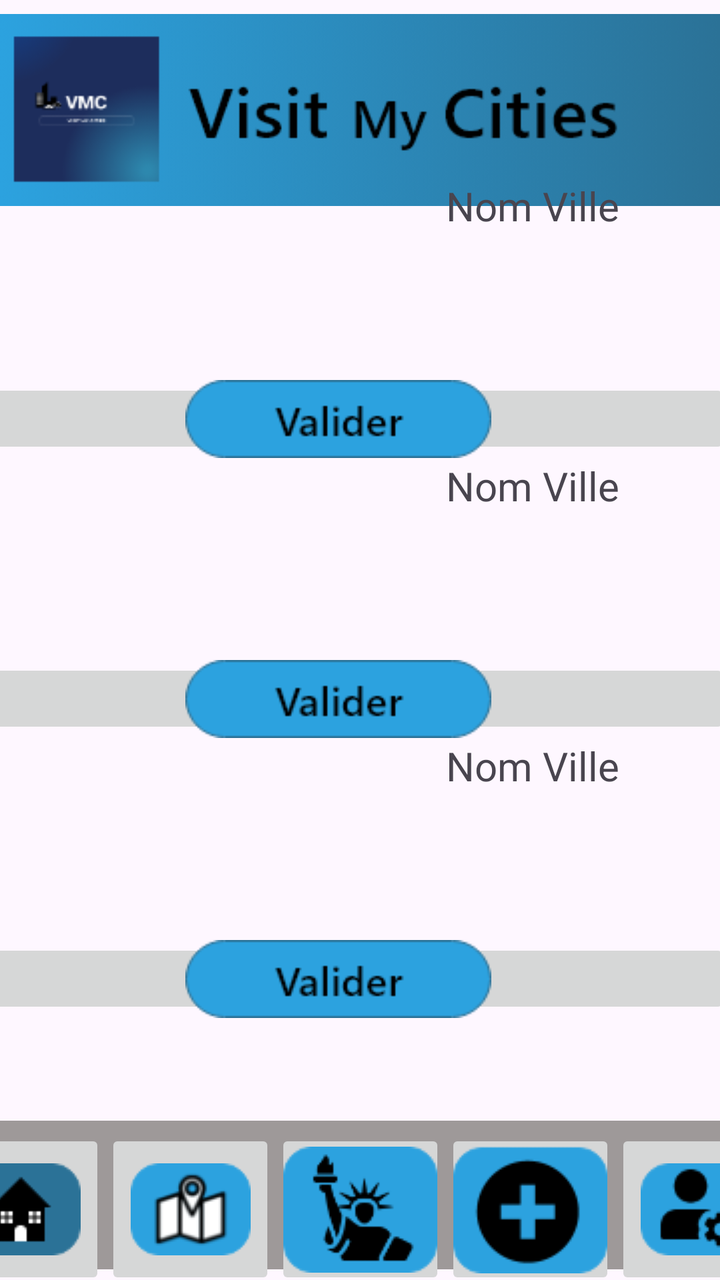
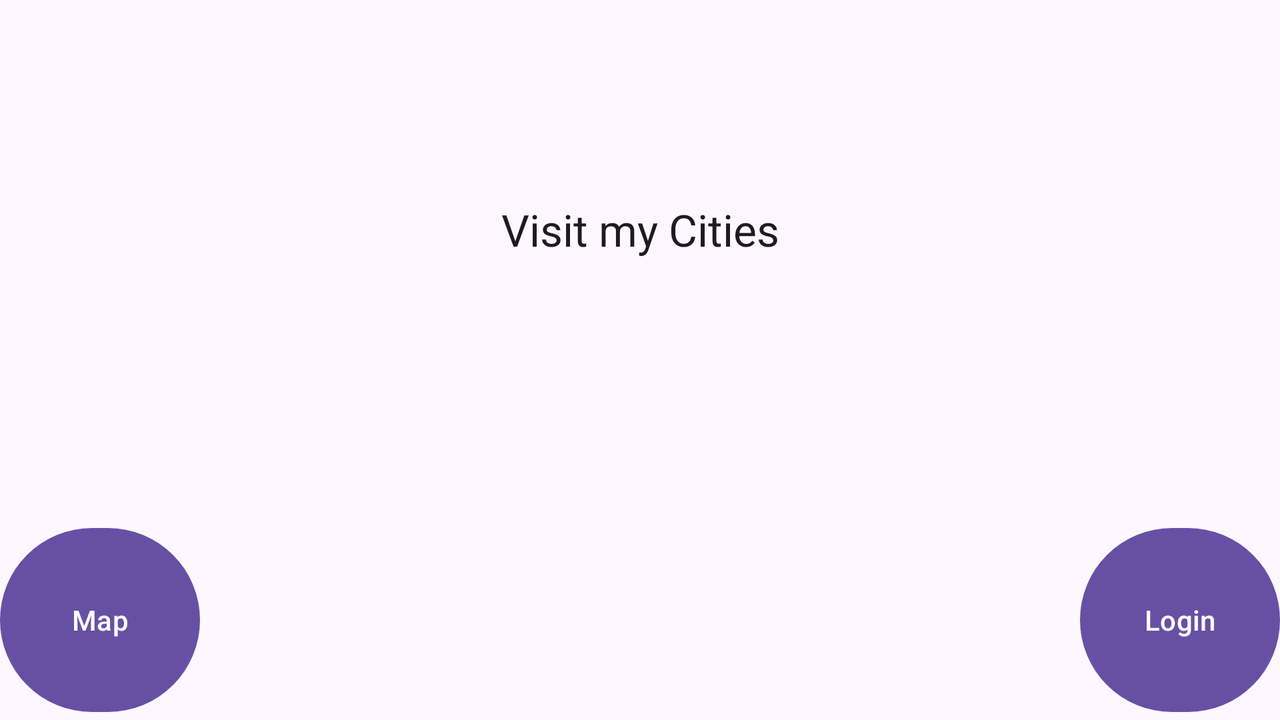

An Android layout and its configuration variant, each rendered on a device that would load it. The default file and the variant file are quoted in full after the pictures.
<!-- AndroidManifest.xml: application theme Theme.Visit_my_Cities_Android -->
<!-- res/layout/activity_main.xml -->
<?xml version="1.0" encoding="utf-8"?>
<androidx.constraintlayout.widget.ConstraintLayout xmlns:android="http://schemas.android.com/apk/res/android"
    xmlns:app="http://schemas.android.com/apk/res-auto"
    xmlns:tools="http://schemas.android.com/tools"
    android:layout_width="match_parent"
    android:layout_height="match_parent"
    tools:actionBarNavMode="standard"
    tools:context=".MainActivity">


    <ImageView
        android:id="@+id/imageView"
        android:layout_width="413dp"
        android:layout_height="982dp"
        app:layout_constraintBottom_toBottomOf="parent"
        app:layout_constraintEnd_toEndOf="parent"
        app:layout_constraintHorizontal_bias="0.0"
        app:layout_constraintStart_toStartOf="parent"
        app:layout_constraintTop_toTopOf="parent"
        app:srcCompat="@drawable/background" />

    <ImageView
        android:id="@+id/imageView5"
        android:layout_width="wrap_content"
        android:layout_height="wrap_content"
        app:srcCompat="@drawable/banniere"
        tools:layout_editor_absoluteX="0dp"
        tools:layout_editor_absoluteY="0dp" />

    <ScrollView
        android:id="@+id/scrollView3"
        android:layout_width="415dp"
        android:layout_height="496dp"
        app:layout_constraintBottom_toTopOf="@+id/imageButton8"
        app:layout_constraintEnd_toEndOf="parent"
        app:layout_constraintStart_toStartOf="parent"
        app:layout_constraintTop_toBottomOf="@+id/imageView5">

        <LinearLayout
            android:layout_width="match_parent"
            android:layout_height="wrap_content"
            android:orientation="vertical">

            <TableLayout
                android:layout_width="wrap_content"
                android:layout_height="match_parent">

                <TableRow
                    android:layout_width="match_parent"
                    android:layout_height="match_parent">

                    <TableRow
                        android:layout_width="match_parent"
                        android:layout_height="match_parent">

                        <ImageView
                            android:id="@+id/imageView8"
                            android:layout_width="250dp"
                            android:layout_height="100dp"
                            android:baselineAligned="false"
                            app:srcCompat="@drawable/placeholder" />

                        <TableRow
                            android:layout_width="match_parent"
                            android:layout_height="match_parent">

                            <TextView
                                android:id="@+id/textView7"
                                android:layout_width="wrap_content"
                                android:layout_height="wrap_content"
                                android:baselineAligned="false"
                                android:text="Nom Ville"
                                android:textSize="20dp" />
                        </TableRow>

                    </TableRow>
                </TableRow>

                <TableRow
                    android:layout_width="match_parent"
                    android:layout_height="match_parent">

                    <ImageButton
                        android:id="@+id/imageButton14"
                        android:layout_width="392dp"
                        android:layout_height="40dp"
                        android:baselineAligned="false"
                        app:srcCompat="@drawable/btn_valider" />
                </TableRow>

                <TableRow
                    android:layout_width="match_parent"
                    android:layout_height="match_parent">

                    <TableRow
                        android:layout_width="match_parent"
                        android:layout_height="match_parent">

                        <ImageView
                            android:id="@+id/imageView11"
                            android:layout_width="250dp"
                            android:layout_height="100dp"
                            android:scaleType="centerInside"
                            app:srcCompat="@drawable/placeholder" />

                        <TableRow
                            android:layout_width="match_parent"
                            android:layout_height="match_parent">

                            <TextView
                                android:id="@+id/textView9"
                                android:layout_width="wrap_content"
                                android:layout_height="wrap_content"
                                android:baselineAligned="false"
                                android:text="Nom Ville"
                                android:textSize="20dp" />
                        </TableRow>
                    </TableRow>
                </TableRow>

                <TableRow
                    android:layout_width="match_parent"
                    android:layout_height="match_parent">

                    <ImageButton
                        android:id="@+id/imageButton11"
                        android:layout_width="120dp"
                        android:layout_height="40dp"
                        android:baselineAligned="false"
                        app:srcCompat="@drawable/btn_valider" />
                </TableRow>

                <TableRow
                    android:layout_width="match_parent"
                    android:layout_height="match_parent">

                    <TableRow
                        android:layout_width="match_parent"
                        android:layout_height="match_parent">

                        <ImageView
                            android:id="@+id/imageView10"
                            android:layout_width="250dp"
                            android:layout_height="100dp"
                            android:baselineAligned="false"
                            app:srcCompat="@drawable/placeholder" />

                        <TableRow
                            android:layout_width="match_parent"
                            android:layout_height="match_parent">

                            <TextView
                                android:id="@+id/textView10"
                                android:layout_width="wrap_content"
                                android:layout_height="wrap_content"
                                android:text="Nom Ville"
                                android:textSize="20dp" />
                        </TableRow>
                    </TableRow>
                </TableRow>

                <TableRow
                    android:layout_width="match_parent"
                    android:layout_height="match_parent">

                    <ImageButton
                        android:id="@+id/imageButton13"
                        android:layout_width="180dp"
                        android:layout_height="40dp"
                        android:baselineAligned="false"
                        app:srcCompat="@drawable/btn_valider" />
                </TableRow>

            </TableLayout>
        </LinearLayout>
    </ScrollView>

    <ImageView
        android:id="@+id/imageView4"
        android:layout_width="wrap_content"
        android:layout_height="wrap_content"
        app:layout_constraintBottom_toBottomOf="parent"
        app:layout_constraintEnd_toEndOf="parent"
        app:layout_constraintStart_toStartOf="parent"
        app:srcCompat="@drawable/tab_bar" />

    <ImageButton
        android:id="@+id/imageButton6"
        android:layout_width="85dp"
        android:layout_height="80dp"
        android:layout_marginBottom="-5dp"
        app:layout_constraintBottom_toBottomOf="parent"
        app:layout_constraintEnd_toStartOf="@+id/imageButton7"
        app:layout_constraintHorizontal_bias="0.5"
        app:layout_constraintStart_toStartOf="parent"
        app:srcCompat="@drawable/btn_home2" />

    <ImageButton
        android:id="@+id/imageButton7"
        android:layout_width="85dp"
        android:layout_height="80dp"
        android:layout_marginBottom="-5dp"
        app:layout_constraintBottom_toBottomOf="parent"
        app:layout_constraintEnd_toStartOf="@+id/imageButton8"
        app:layout_constraintHorizontal_bias="0.5"
        app:layout_constraintStart_toEndOf="@+id/imageButton6"
        app:srcCompat="@drawable/btn_map1" />

    <ImageButton
        android:id="@+id/imageButton8"
        android:layout_width="85dp"
        android:layout_height="80dp"
        android:layout_marginBottom="-5dp"
        app:layout_constraintBottom_toBottomOf="parent"
        app:layout_constraintEnd_toStartOf="@+id/imageButton9"
        app:layout_constraintHorizontal_bias="0.5"
        app:layout_constraintStart_toEndOf="@+id/imageButton7"
        app:srcCompat="@drawable/btn_buildings1" />

    <ImageButton
        android:id="@+id/imageButton9"
        android:layout_width="85dp"
        android:layout_height="80dp"
        android:layout_marginBottom="-5dp"
        app:layout_constraintBottom_toBottomOf="parent"
        app:layout_constraintEnd_toStartOf="@+id/imageButton10"
        app:layout_constraintHorizontal_bias="0.5"
        app:layout_constraintStart_toEndOf="@+id/imageButton8"
        app:srcCompat="@drawable/btn_add1" />

    <ImageButton
        android:id="@+id/imageButton10"
        android:layout_width="85dp"
        android:layout_height="80dp"
        android:layout_marginBottom="-5dp"
        app:layout_constraintBottom_toBottomOf="parent"
        app:layout_constraintEnd_toEndOf="parent"
        app:layout_constraintHorizontal_bias="0.5"
        app:layout_constraintStart_toEndOf="@+id/imageButton9"
        app:srcCompat="@drawable/btn_login1" />

</androidx.constraintlayout.widget.ConstraintLayout>
<!-- resources referenced by this layout -->
<resources>
  <!-- drawable banniere: png bitmap (drawable, 25062 bytes) -->
  <!-- drawable btn_add1: png bitmap (drawable, 2255 bytes) -->
  <!-- drawable btn_buildings1: png bitmap (drawable, 3623 bytes) -->
  <!-- drawable btn_home2: png bitmap (drawable, 1231 bytes) -->
  <!-- drawable btn_login1: png bitmap (drawable, 2222 bytes) -->
  <!-- drawable btn_map1: png bitmap (drawable, 2987 bytes) -->
  <!-- drawable btn_valider: png bitmap (drawable, 2386 bytes) -->
  <!-- drawable tab_bar: png bitmap (drawable, 885 bytes) -->
  <style name="Theme.Visit_my_Cities_Android" parent="Base.Theme.Visit_my_Cities_Android" />
  <style name="Base.Theme.Visit_my_Cities_Android" parent="Theme.Material3.DayNight.NoActionBar">
          
          
      </style>
</resources>
<!-- res/layout-land/activity_main.xml (the repository's variant of the layout above) -->
<!-- drawn on the phone turned sideways -->
<?xml version="1.0" encoding="utf-8"?>
<androidx.constraintlayout.widget.ConstraintLayout xmlns:android="http://schemas.android.com/apk/res/android"
    xmlns:app="http://schemas.android.com/apk/res-auto"
    xmlns:tools="http://schemas.android.com/tools"
    android:layout_width="match_parent"
    android:layout_height="match_parent"
    tools:actionBarNavMode="standard"
    tools:context=".MainActivity">


    <Button
        android:id="@+id/HomeScreenMapButton"
        android:layout_width="100dp"
        android:layout_height="100dp"
        android:text="Map"
        app:layout_constraintBottom_toBottomOf="parent"
        app:layout_constraintStart_toStartOf="parent" />

    <Button
        android:id="@+id/homeScreenConnectButton"
        android:layout_width="100dp"
        android:layout_height="100dp"
        android:text="Login"
        app:layout_constraintBottom_toBottomOf="parent"
        app:layout_constraintEnd_toEndOf="parent" />

    <ImageView
        android:id="@+id/imageView"
        android:layout_width="0dp"
        android:layout_height="wrap_content"
        android:layout_marginTop="90dp"
        app:layout_constraintEnd_toEndOf="parent"
        app:layout_constraintStart_toStartOf="parent"
        app:layout_constraintTop_toTopOf="parent"
        tools:srcCompat="@tools:sample/avatars" />

    <TextView
        android:id="@+id/textView"
        android:layout_width="wrap_content"
        android:layout_height="wrap_content"
        android:layout_marginTop="10dp"
        android:text="Visit my Cities"
        android:textAppearance="@style/TextAppearance.AppCompat.Large"
        app:layout_constraintEnd_toEndOf="parent"
        app:layout_constraintStart_toStartOf="parent"
        app:layout_constraintTop_toBottomOf="@+id/imageView" />

</androidx.constraintlayout.widget.ConstraintLayout>
<!-- resources referenced by the variant -->
<!-- as the phone turned sideways resolves them -->
<resources>
  <style name="Theme.Visit_my_Cities_Android" parent="Base.Theme.Visit_my_Cities_Android" />
  <style name="Base.Theme.Visit_my_Cities_Android" parent="Theme.Material3.DayNight.NoActionBar">
          
          
      </style>
</resources>
